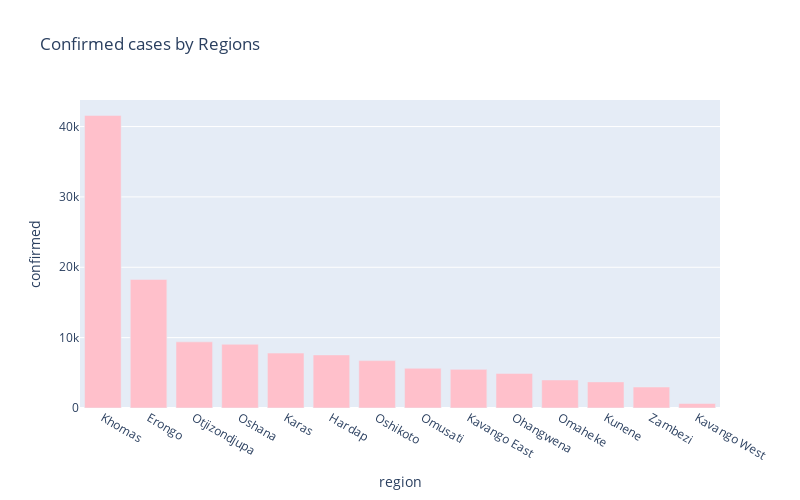

Notebook code cell kept with this figure:
### Markdown cell above
# Regions - Confirmed cases

### Code cell
px.bar(
    sorted_country_df.head(14),
    x = "region",
    y = "confirmed",
    title= "Confirmed cases by Regions", # the axis names
    color_discrete_sequence=["pink"], 
    height=500,
    width=800
)

### Figure 1 — Plotly figure (JSON) as saved in the notebook; plotly's stock layout.template omitted (floating-point values rounded to 4 significant figures)
{"data": [{"alignmentgroup": "True", "hovertemplate": "region=%{x}<br>confirmed=%{y}<extra></extra>", "legendgroup": "", "marker": {"color": "pink", "pattern": {"shape": ""}}, "name": "", "offsetgroup": "", "orientation": "v", "showlegend": false, "textposition": "auto", "type": "bar", "x": ["Khomas", "Erongo", "Otjizondjupa", "Oshana", "Karas", "Hardap", "Oshikoto", "Omusati", "Kavango East", "Ohangwena", "Omaheke", "Kunene", "Zambezi", "Kavango West"], "xaxis": "x", "y": [41583, 18267, 9401, 9056, 7805, 7543, 6734, 5643, 5491, 4918, 3982, 3711, 2983, 639], "yaxis": "y"}], "layout": {"barmode": "relative", "height": 500, "legend": {"tracegroupgap": 0}, "title": {"text": "Confirmed cases by Regions"}, "width": 800, "xaxis": {"anchor": "y", "domain": [0, 1], "title": {"text": "region"}}, "yaxis": {"anchor": "x", "domain": [0, 1], "title": {"text": "confirmed"}}}}
